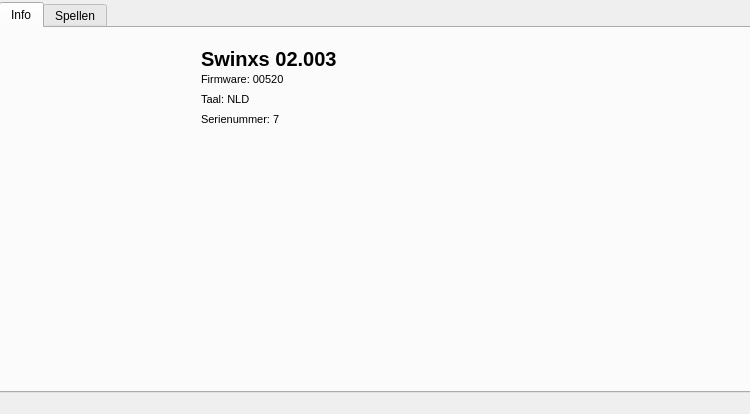
<?xml version="1.0" encoding="UTF-8"?>
<ui version="4.0">
 <class>linkmain</class>
 <widget class="QMainWindow" name="linkmain">
  <property name="geometry">
   <rect>
    <x>0</x>
    <y>0</y>
    <width>750</width>
    <height>414</height>
   </rect>
  </property>
  <property name="minimumSize">
   <size>
    <width>750</width>
    <height>414</height>
   </size>
  </property>
  <property name="maximumSize">
   <size>
    <width>750</width>
    <height>414</height>
   </size>
  </property>
  <property name="windowTitle">
   <string>SwinxsLink 2</string>
  </property>
  <property name="windowIcon">
   <iconset resource="main.qrc">
    <normaloff>:/swinxs/title.ico</normaloff>:/swinxs/title.ico</iconset>
  </property>
  <property name="locale">
   <locale language="Dutch" country="Netherlands"/>
  </property>
  <property name="iconSize">
   <size>
    <width>16</width>
    <height>16</height>
   </size>
  </property>
  <widget class="QWidget" name="centralwidget">
   <widget class="QTabWidget" name="tabWidget">
    <property name="enabled">
     <bool>true</bool>
    </property>
    <property name="geometry">
     <rect>
      <x>-1</x>
      <y>2</y>
      <width>752</width>
      <height>391</height>
     </rect>
    </property>
    <property name="currentIndex">
     <number>0</number>
    </property>
    <widget class="QWidget" name="info">
     <attribute name="title">
      <string>Info</string>
     </attribute>
     <widget class="QLabel" name="swinxs_image">
      <property name="enabled">
       <bool>true</bool>
      </property>
      <property name="geometry">
       <rect>
        <x>10</x>
        <y>10</y>
        <width>171</width>
        <height>171</height>
       </rect>
      </property>
      <property name="text">
       <string/>
      </property>
      <property name="pixmap">
       <pixmap resource="main.qrc">:/swinxs/swinxs.png</pixmap>
      </property>
      <property name="scaledContents">
       <bool>true</bool>
      </property>
     </widget>
     <widget class="QLabel" name="swinxs">
      <property name="geometry">
       <rect>
        <x>200</x>
        <y>15</y>
        <width>431</width>
        <height>31</height>
       </rect>
      </property>
      <property name="font">
       <font>
        <pointsize>15</pointsize>
        <bold>true</bold>
       </font>
      </property>
      <property name="text">
       <string>Swinxs 02.003</string>
      </property>
      <property name="scaledContents">
       <bool>false</bool>
      </property>
     </widget>
     <widget class="QLabel" name="firm">
      <property name="geometry">
       <rect>
        <x>200</x>
        <y>41</y>
        <width>431</width>
        <height>20</height>
       </rect>
      </property>
      <property name="font">
       <font>
        <pointsize>8</pointsize>
       </font>
      </property>
      <property name="text">
       <string>Firmware: 00520</string>
      </property>
      <property name="scaledContents">
       <bool>false</bool>
      </property>
     </widget>
     <widget class="QLabel" name="lang">
      <property name="geometry">
       <rect>
        <x>200</x>
        <y>61</y>
        <width>431</width>
        <height>20</height>
       </rect>
      </property>
      <property name="font">
       <font>
        <pointsize>8</pointsize>
       </font>
      </property>
      <property name="text">
       <string>Taal: NLD</string>
      </property>
      <property name="scaledContents">
       <bool>false</bool>
      </property>
     </widget>
     <widget class="QLabel" name="serialnbr">
      <property name="geometry">
       <rect>
        <x>200</x>
        <y>81</y>
        <width>431</width>
        <height>20</height>
       </rect>
      </property>
      <property name="font">
       <font>
        <pointsize>8</pointsize>
       </font>
      </property>
      <property name="text">
       <string>Serienummer: 7</string>
      </property>
      <property name="scaledContents">
       <bool>false</bool>
      </property>
     </widget>
    </widget>
    <widget class="QWidget" name="games">
     <property name="enabled">
      <bool>true</bool>
     </property>
     <property name="font">
      <font>
       <pointsize>9</pointsize>
       <bold>false</bold>
      </font>
     </property>
     <attribute name="title">
      <string>Spellen</string>
     </attribute>
     <widget class="QListWidget" name="game_list">
      <property name="enabled">
       <bool>true</bool>
      </property>
      <property name="geometry">
       <rect>
        <x>-1</x>
        <y>0</y>
        <width>751</width>
        <height>201</height>
       </rect>
      </property>
      <property name="font">
       <font>
        <pointsize>15</pointsize>
        <bold>true</bold>
       </font>
      </property>
     </widget>
     <widget class="QLabel" name="title">
      <property name="geometry">
       <rect>
        <x>10</x>
        <y>190</y>
        <width>711</width>
        <height>51</height>
       </rect>
      </property>
      <property name="font">
       <font>
        <pointsize>15</pointsize>
        <bold>true</bold>
       </font>
      </property>
      <property name="text">
       <string>TextLabel</string>
      </property>
     </widget>
     <widget class="QLabel" name="author">
      <property name="geometry">
       <rect>
        <x>10</x>
        <y>210</y>
        <width>711</width>
        <height>51</height>
       </rect>
      </property>
      <property name="font">
       <font>
        <pointsize>9</pointsize>
        <bold>false</bold>
       </font>
      </property>
      <property name="text">
       <string>TextLabel</string>
      </property>
     </widget>
     <widget class="QLabel" name="game_ico">
      <property name="geometry">
       <rect>
        <x>607</x>
        <y>218</y>
        <width>105</width>
        <height>105</height>
       </rect>
      </property>
      <property name="text">
       <string/>
      </property>
      <property name="pixmap">
       <pixmap resource="main.qrc">:/swinxs/games/00000.png</pixmap>
      </property>
     </widget>
     <widget class="QLabel" name="game_bg">
      <property name="geometry">
       <rect>
        <x>600</x>
        <y>210</y>
        <width>120</width>
        <height>120</height>
       </rect>
      </property>
      <property name="text">
       <string/>
      </property>
      <property name="pixmap">
       <pixmap resource="main.qrc">:/swinxs/games/game-bg.svg</pixmap>
      </property>
      <property name="scaledContents">
       <bool>true</bool>
      </property>
     </widget>
     <zorder>game_list</zorder>
     <zorder>title</zorder>
     <zorder>author</zorder>
     <zorder>game_bg</zorder>
     <zorder>game_ico</zorder>
    </widget>
   </widget>
  </widget>
  <widget class="QStatusBar" name="statusbar">
   <property name="sizeGripEnabled">
    <bool>false</bool>
   </property>
  </widget>
 </widget>
 <resources>
  <include location="main.qrc"/>
 </resources>
 <connections/>
</ui>
